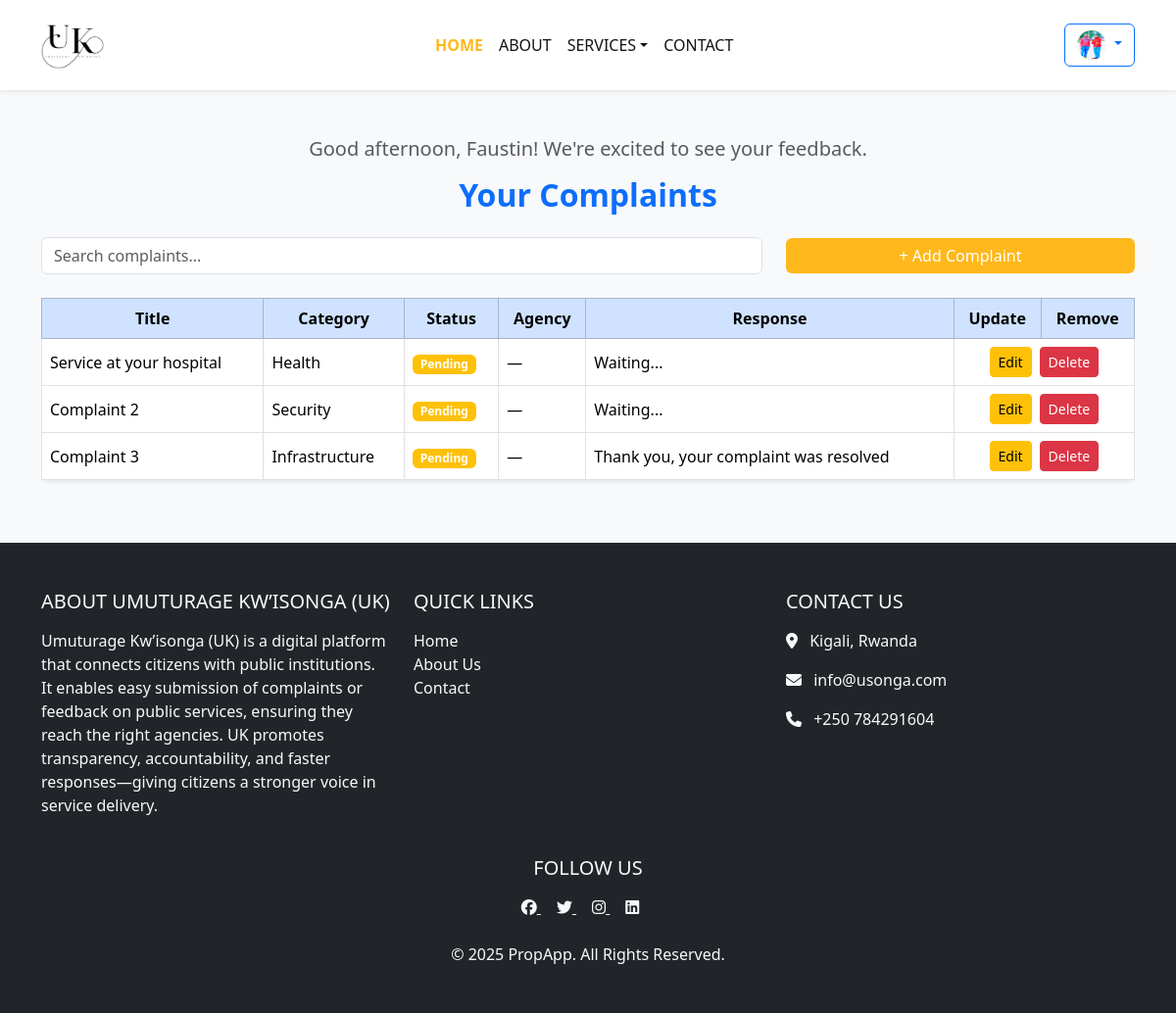
The page /complaints/ (signed in) on the database as committed earlier.
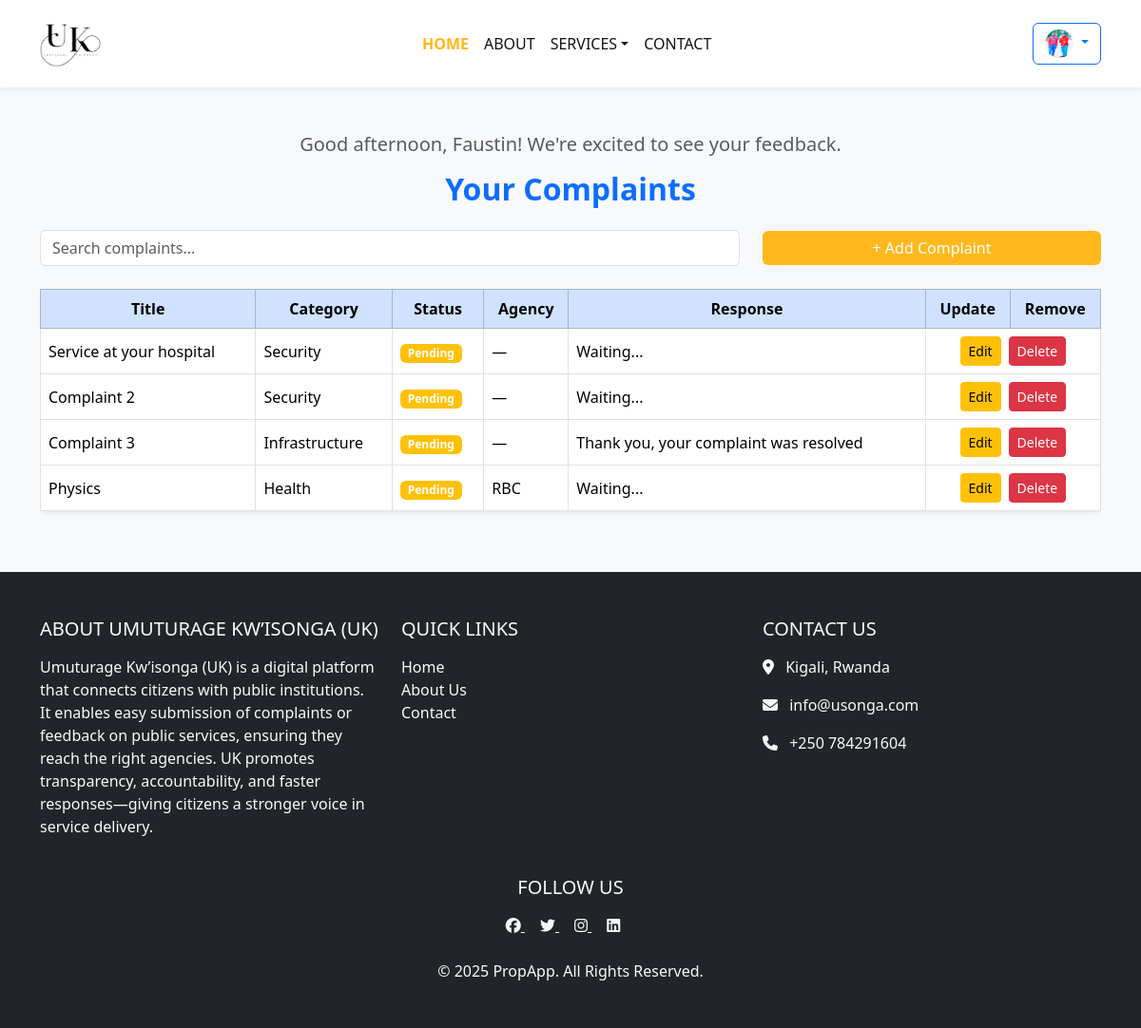
The same page on the database as committed later.
### compliants/models.py (models this page shows, shortened)
class User(AbstractUser):
    name = models.CharField(max_length=200, null=True)
    email = models.EmailField(unique=True,null=True)
    phone_number = models.CharField(max_length=13, null=True)
    address = models.CharField(null=True)
    is_active = models.BooleanField(default=True)
    is_admin = models.BooleanField(default=False)
    date_joined = models.DateTimeField(auto_now_add=True)
    is_agency_admin = models.BooleanField(default=False)
    agency = models.ForeignKey("Agency", null=True, blank=True, on_delete=models.SET_NULL)
    avatar = models.ImageField(upload_to="images/",null=True, default="avatar.svg")
    USERNAME_FIELD = 'email'
    REQUIRED_FIELDS = ['username']

class Complaint(models.Model):
    CATEGORY_CHOICES = [
        ('health', 'Health'),
        ('infrastructure', 'Infrastructure'),
        ('security', 'Security'),
    ]
    STATUS_CHOICES = [
        ('pending', 'Pending'),
        ('in_progress', 'In Progress'),
        ('resolved', 'Resolved'),
        ('rejected', 'Rejected'),
    ]
    citizen = models.ForeignKey(User, on_delete=models.CASCADE, related_name='complaints')
    title = models.CharField(max_length=200)
    description = models.TextField()
    category = models.ForeignKey(Category, on_delete=models.SET_NULL, null=True)
    status = models.CharField(max_length=20, choices=STATUS_CHOICES, default='pending')
    agency = models.ForeignKey('Agency', null=True, blank=True, on_delete=models.SET_NULL)
    document = models.FileField(
        upload_to='media/',
        null=True,
        blank=True,
        validators=[FileExtensionValidator(allowed_extensions=['pdf', 'jpg', 'jpeg', 'png'])]
    )
    created_at = models.DateTimeField(auto_now_add=True)
    updated_at = models.DateTimeField(auto_now=True)
    admin_response = models.TextField(null=True, blank=True)
    resolved_at = models.DateTimeField(blank=True, null=True)

class Category(models.Model):
    name = models.CharField(max_length=100)

class Agency(models.Model):
    name = models.CharField(max_length=100)
    email = models.EmailField()
    phone = models.CharField(max_length=15, null=True, blank=True)
    address = models.CharField(max_length=255, null=True, blank=True)
    is_active = models.BooleanField(default=True)

### compliants/views.py (the view, shortened to what this page needs)
# urls.py: path('complaints/', complaint_list, name='complaint_list'),
@login_required
def complaint_list(request):
    query = request.GET.get("q")
    complaints = Complaint.objects.filter(citizen=request.user)
    if request.headers.get('x-requested-with') == 'XMLHttpRequest':
        html = render_to_string('complaints/_complaint_table.html', {'complaints': complaints})
        return JsonResponse({'html': html})
    hour = datetime.now().hour
    if hour < 12:
        greeting = "Good morning"
    elif hour < 18:
        greeting = "Good afternoon"
    else:
        greeting = "Good evening"
    context = {'complaints': complaints, 'greeting': greeting}
    return render(request, 'complaints/complaint_list.html', context)

### compliants/templates/complaints/complaint_list.html (shortened to what this page needs)
{% extends "main.html" %}
{% block content %}
<section class="py-5 bg-light">
  <div class="container">
    <h5 class="text-muted text-center mb-3">
      {{ greeting }}, {{ user.username|default:user.username|title }}! We're excited to see your feedback.
    </h5>
    <h2 class="mb-4 text-center text-primary fw-bold">Your Complaints</h2>
    <div class="row align-items-center mb-4">
      <div class="col-md-8 col-12 mb-2 mb-md-0">
        <input type="text" id="search-input" name="q"
               class="form-control"
               placeholder="Search complaints..."
               value="{{ request.GET.q }}">
      </div>
      <div class="col-md-4 col-12 text-md-end text-center">
        <a href="{% url 'submit_complaint' %}" class="btn btn-primary w-100 w-md-auto">
          + Add Complaint
        </a>
      </div>
    </div>
    <div class="table-responsive">
      <table class="table table-hover table-bordered align-middle bg-white shadow-sm rounded">
        <thead class="table-primary text-center">
          <tr>
            <th>Title</th>
            <th>Category</th>
            <th>Status</th>
            <th>Agency</th>
            <th>Response</th>
            <th>Update</th>
            <th>Remove</th>
          </tr>
        </thead>
        <tbody id="complaint-table-body">
          {% include 'complaints/_complaint_table.html' %}
        </tbody>
      </table>
    </div>
  </div>
</section>
{% endblock %}

### templates/main.html (shortened to what this page needs)
<!DOCTYPE html>
{% load static %}
<html lang="en">
<head>
    <link rel="stylesheet" href="{% static 'styles/main.css' %}">
    <link rel="stylesheet" href="https://cdn.jsdelivr.net/npm/bootstrap@5.3.3/dist/css/bootstrap.min.css">
    <link href="https://cdnjs.cloudflare.com/ajax/libs/font-awesome/6.0.0-beta3/css/all.min.css" rel="stylesheet">
    <link href="https://unpkg.com/aos@2.3.4/dist/aos.css" rel="stylesheet">
</head>
<body>
{% include "navbar.html" %}
{% block content %}
{% endblock %}
{% include "footer.html" %}
</body>
</html>

### templates/navbar.html (shortened to what this page needs)
{% load static %}
{% load static %}
<nav class="navbar navbar-expand-lg navbar-admin shadow-sm py-3">
  <div class="container d-flex align-items-center justify-content-between w-100">
    <a class="navbar-brand d-flex align-items-center me-auto" href="{% url 'home' %}">
      <img src="{% static 'images/LOGO.png'%}" alt="logo" style="height: 50px;">
    </a>
    <div class="collapse navbar-collapse justify-content-center" id="navbarSupportedContent">
      <ul class="navbar-nav">
        <li class="nav-item">
          <a class="nav-link active" href="{% url 'home' %}">Home</a>
        </li>
        <li class="nav-item">
          <a class="nav-link" href="{% url 'about' %}">About</a>
        </li>
        <li class="nav-item dropdown">
          <a class="nav-link dropdown-toggle" href="#" role="button" data-bs-toggle="dropdown">Services</a>
        </li>
        <li class="nav-item">
          <a class="nav-link" href="{% url 'contact_support' %}">Contact</a>
        </li>
      </ul>
    </div>
    <div class="d-flex align-items-center ms-auto">
      {% if request.user.is_authenticated %}
      <div class="dropdown">
        <a class="btn btn-outline-primary dropdown-toggle" href="#" id="userProfileDropdown" data-bs-toggle="dropdown" aria-expanded="false">
          <img src="{{ request.user.avatar.url }}" alt="Profile" class="rounded-circle" style="width: 30px; height: 30px;">
        </a>
      </div>
      {% else %}
      <a href="{% url 'login' %}" class="btn btn-outline-primary me-2">Login</a>
      <a href="{% url 'signup' %}" class="btn btn-primary">Signup</a>
      {% endif %}
    </div>
  </div>
</nav>

### compliants/templates/complaints/_complaint_table.html (shortened to what this page needs)
{% for complaint in complaints %}
  <tr>
    <td>{{ complaint.title }}</td>
    <td>{{ complaint.category.name }}</td>
    <td>
      <span class="badge
        {% if complaint.status == 'pending' %} bg-warning
        {% elif complaint.status == 'in_progress' %} bg-info
        {% elif complaint.status == 'resolved' %} bg-success
        {% elif complaint.status == 'rejected' %} bg-danger
        {% else %} bg-secondary {% endif %}">
        {{ complaint.status|capfirst }}
      </span>
    </td>
    <td>{{ complaint.agency.name|default:"—" }}</td>
    <td>{{ complaint.admin_response|default:"Waiting..." }}</td>
    <td colspan="2">
      {% if request.user == complaint.citizen %}
        <div class="d-flex justify-content-center">
          <a href="{% url 'update_complaint' complaint.id %}" class="btn btn-warning btn-sm me-2">Edit</a>
          <button class="btn btn-danger btn-sm" data-bs-toggle="modal" data-bs-target="#deleteModal{{ complaint.id }}">Delete</button>
        </div>
      {% else %}
        <span class="text-muted">N/A</span>
      {% endif %}
    </td>
  </tr>
{% empty %}
  <tr>
    <td colspan="7" class="text-center text-muted py-4">
      There are no complaints to display.
    </td>
  </tr>
{% endfor %}

### templates/footer.html (shortened to what this page needs)
<footer class="bg-dark text-light py-5">
    <div class="container">
      <div class="row">
        <div class="col-md-4">
          <h5 class="text-uppercase mb-3">About Umuturage Kw’isonga (UK)</h5>
          <p>
            Umuturage Kw’isonga (UK) is a digital platform that connects citizens with public institutions. It enables easy submission of complaints or feedback on public services, ensuring they reach the right agencies. UK promotes transparency, accountability, and faster responses—giving citizens a stronger voice in service delivery.        </div>
        <div class="col-md-4">
          <h5 class="text-uppercase mb-3">Quick Links</h5>
          <ul class="list-unstyled">
            <li><a href="{% url 'home' %}" class="text-light text-decoration-none">Home</a></li>
            <li><a href="{% url 'about' %}" class="text-light text-decoration-none">About Us</a></li>
            <li><a href="" class="text-light text-decoration-none">Contact</a></li>
          </ul>
        </div>
        <div class="col-md-4">
          <h5 class="text-uppercase mb-3">Contact Us</h5>
          <p>
            <i class="fas fa-map-marker-alt me-2"></i> Kigali, Rwanda
          </p>
          <p>
            <i class="fas fa-envelope me-2"></i> info@usonga.com
          </p>
          <p>
            <i class="fas fa-phone me-2"></i> +250 784291604
          </p>
        </div>
      </div>
      <div class="row mt-4">
        <div class="col text-center">
          <h5 class="text-uppercase mb-3">Follow Us</h5>
          <a href="#" class="text-light me-3">
            <i class="fab fa-facebook"></i>
          </a>
          <a href="#" class="text-light me-3">
            <i class="fab fa-twitter"></i>
          </a>
          <a href="#" class="text-light me-3">
            <i class="fab fa-instagram"></i>
          </a>
          <a href="#" class="text-light me-3">
            <i class="fab fa-linkedin"></i>
          </a>
        </div>
      </div>
      <div class="row mt-4">
        <div class="col text-center">
          <p class="mb-0">&copy; {% now "Y" %} PropApp. All Rights Reserved.</p>
        </div>
      </div>
    </div>
  </footer>

### static/styles/main.css (style rules this page uses)
body { background: aquamarine; }

### templates/navbar.html (style rules this page uses)
.navbar-admin { background: transparent; color: #141313; }
.navbar-nav .nav-link { color: #151414 !important; text-transform: uppercase; font-weight: 500; }
.navbar-nav .nav-link.active { color: #ffb81c !important; font-weight: bold; }
.badge { background-color: #f44336; }
.btn-primary { background-color: #ffb81c; border: none; }

Rows that differ between the two databases and show on the page:
changed Complaint "Service at your hospital": category.name "Health" → "Security"
added Complaint: title "Physics", category.name "Health", status "Pending", agency.name "RBC", admin_response "Waiting..."
